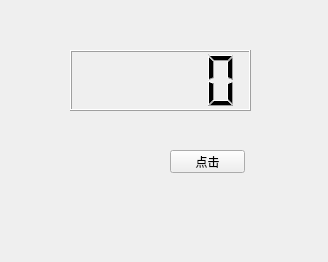
<?xml version="1.0" encoding="UTF-8"?>
<ui version="4.0">
 <class>Form</class>
 <widget class="QWidget" name="Form">
  <property name="geometry">
   <rect>
    <x>0</x>
    <y>0</y>
    <width>328</width>
    <height>262</height>
   </rect>
  </property>
  <property name="windowTitle">
   <string>Form</string>
  </property>
  <widget class="QPushButton" name="pushButton">
   <property name="geometry">
    <rect>
     <x>170</x>
     <y>150</y>
     <width>75</width>
     <height>23</height>
    </rect>
   </property>
   <property name="text">
    <string>点击</string>
   </property>
  </widget>
  <widget class="QLCDNumber" name="lcdNumber">
   <property name="geometry">
    <rect>
     <x>70</x>
     <y>50</y>
     <width>181</width>
     <height>61</height>
    </rect>
   </property>
  </widget>
 </widget>
 <resources/>
 <connections/>
</ui>
